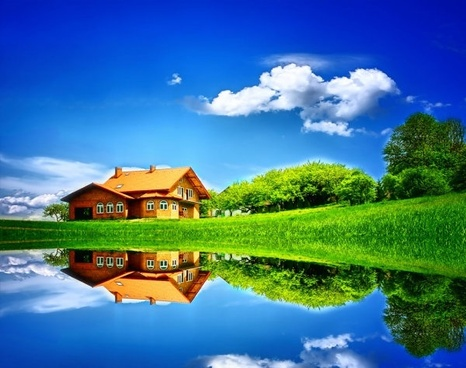
#> input picture Resources/image.jpg, 466 x 368 px
$ python cropimage.py
#> lines starting #> are read from the running program, lines starting #| are printed output that depends on the picture
import cv2

image = cv2.imread("Resources/image.jpg")
#> image is the input picture: shape (368, 466, 3); mean B, G, R 148.6, 117.8, 62.9
print("Image Shape: ",image.shape)
#| Image Shape:  (368, 466, 3)

imageCropped = image[0:200,200:400]
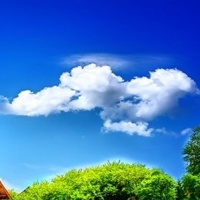
#> imageCropped: shape (200, 200, 3); mean B, G, R 192.1, 126.6, 68.9
cv2.imshow("Image",image)
cv2.imshow("Cropped Image",imageCropped)

cv2.waitKey(0)
